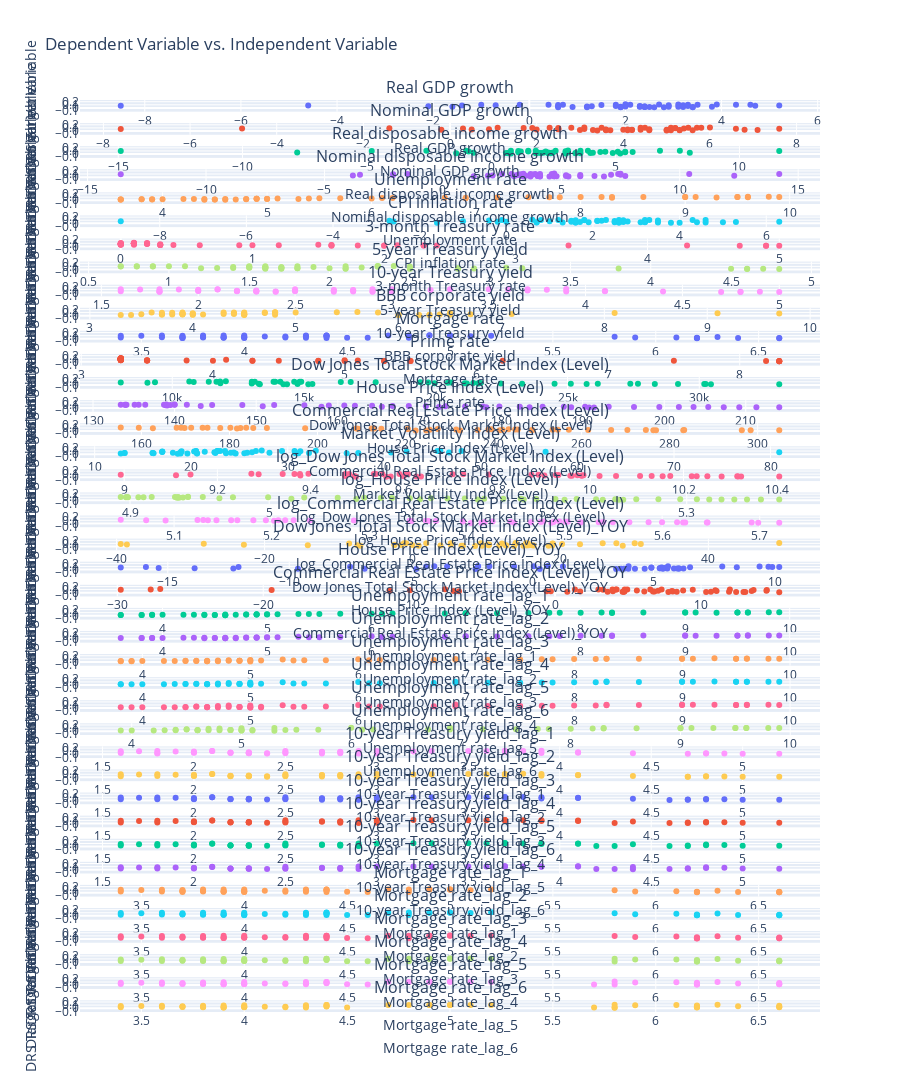

The code cell stored with this chart in its notebook:
### Markdown cell above
# Trend Plots with Transforned Varibles

### Code cell
import plotly.graph_objects as go
from plotly.subplots import make_subplots
import pandas as pd

df = df_transformed_training

# Extract column names excluding 'Scenario Name', 'Date', and 'DRS-Target Variable'
x_axis_columns = df.columns[3:]

# Remove rows with missing values
df = df.dropna()

# Create subplots using make_subplots
fig = make_subplots(rows=len(x_axis_columns), cols=1, subplot_titles=x_axis_columns)

# Add traces for each subplot
for i, column in enumerate(x_axis_columns, start=1):
    fig.add_trace(
        go.Scatter(x=df[column], y=df['DRS-Target Variable'], mode='markers', name=column),
        row=i, col=1
    )

    # Add axis labels for each subplot
    fig.update_xaxes(title_text=column, row=i, col=1)
    fig.update_yaxes(title_text='DRS Target Variable', row=i, col=1)

# Update the layout
fig.update_layout(height=len(x_axis_columns) * 300, showlegend=False, title_text="Dependent Variable vs. Independent Variable")

# Show the plot
fig.show()
